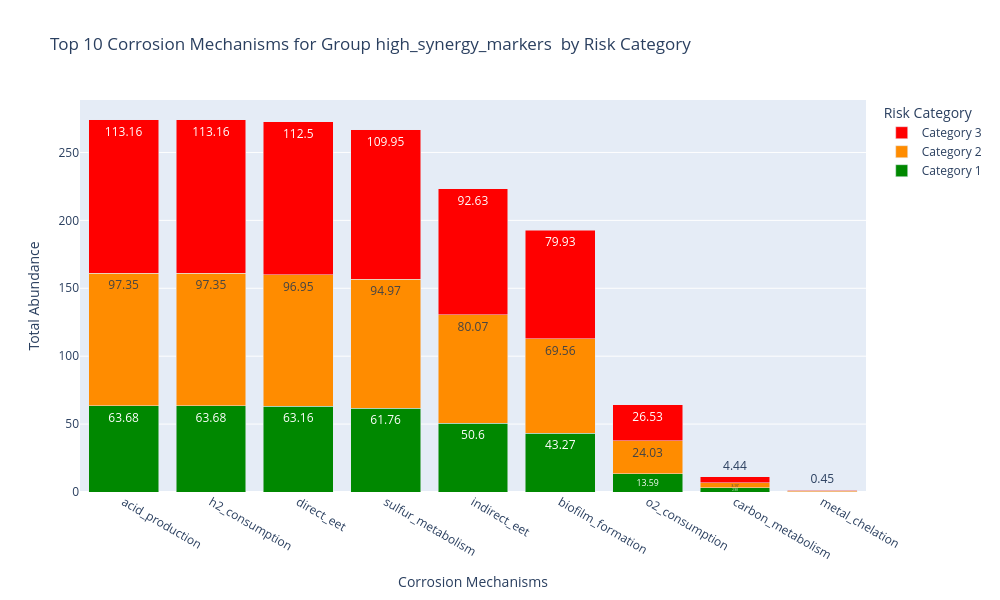

Source (notebook cell):
### Markdown cell above
## 3.6 Mechanism Distribution across Risk Category

### Code cell
def plot_mechanism_distribution(prioritized_markers, name):
    """
    Creates stacked bar charts showing mechanism distribution across risk categories.
    """
    # Define colors and categories
    category_colors = {
        1: '#008800',  # Dark green - Normal Operation
        2: '#FF8C00',  # Dark orange - Early Warning
        3: '#FF0000'   # Red - System Failure
    }

    categories_labels = {
        1: 'Normal Operation',
        2: 'Early Warning',
        3: 'System Failure'
    }

    # Process mechanism data
    mech_data = []

    for _, row in prioritized_markers.iterrows():
        if isinstance(row['corrosion_mechanisms'], str) and row['corrosion_mechanisms']:
            mechanisms = [m.strip() for m in row['corrosion_mechanisms'].split(';')]
            for mech in mechanisms:
                mech_data.append({
                    'corrosion_mechanisms': mech,
                    'Category 1': row['mean_cat1'],
                    'Category 2': row['mean_cat2'],
                    'Category 3': row['mean_cat3']
                })

    # Convert to DataFrame
    mech_df = pd.DataFrame(mech_data)

    # Group by mechanism
    grouped = mech_df.groupby('corrosion_mechanisms').agg({
        'Category 1': 'sum',
        'Category 2': 'sum',
        'Category 3': 'sum'
    }).reset_index()

    # Calculate total abundance and sort
    grouped['total'] = grouped['Category 1'] + grouped['Category 2'] + grouped['Category 3']
    grouped = grouped.sort_values('total', ascending=False).head(10)

    # Prepare data for stacked bar chart
    data = []

    for category, color in zip(['Category 1', 'Category 2', 'Category 3'], category_colors.values()):
        data.append(
            go.Bar(
                name=category,
                x=grouped['corrosion_mechanisms'],
                y=grouped[category],
                text=grouped[category].round(2),
                textposition='auto',
                marker_color=color
            )
        )

    # Create figure
    fig = go.Figure(data=data)

    # Update layout
    fig.update_layout(
        barmode='stack',
        title=f"Top 10 Corrosion Mechanisms for Group {name} by Risk Category",
        xaxis_title='Corrosion Mechanisms',
        yaxis_title='Total Abundance',
        legend_title='Risk Category',
        hovermode='x',
        height=600,
        width=1000
    )

    return fig
    plt.show()

plot_mechanism_distribution(high_synergy_markers , "high_synergy_markers ")

### Figure 1 — Plotly figure (JSON) as saved in the notebook; plotly's stock layout.template omitted (floating-point values rounded to 4 significant figures)
{"data": [{"marker": {"color": "#008800"}, "name": "Category 1", "text": [63.68, 63.68, 63.16, 61.76, 50.6, 43.27, 13.59, 2.98, 0.36], "textposition": "auto", "type": "bar", "x": ["acid_production", "h2_consumption", "direct_eet", "sulfur_metabolism", "indirect_eet", "biofilm_formation", "o2_consumption", "carbon_metabolism", "metal_chelation"], "y": [63.68, 63.68, 63.16, 61.76, 50.6, 43.27, 13.59, 2.979, 0.3554]}, {"marker": {"color": "#FF8C00"}, "name": "Category 2", "text": [97.35, 97.35, 96.95, 94.97, 80.07, 69.56, 24.03, 3.97, 0.64], "textposition": "auto", "type": "bar", "x": ["acid_production", "h2_consumption", "direct_eet", "sulfur_metabolism", "indirect_eet", "biofilm_formation", "o2_consumption", "carbon_metabolism", "metal_chelation"], "y": [97.35, 97.35, 96.95, 94.97, 80.07, 69.56, 24.03, 3.968, 0.6427]}, {"marker": {"color": "#FF0000"}, "name": "Category 3", "text": [113.2, 113.2, 112.5, 110.0, 92.63, 79.93, 26.53, 4.44, 0.45], "textposition": "auto", "type": "bar", "x": ["acid_production", "h2_consumption", "direct_eet", "sulfur_metabolism", "indirect_eet", "biofilm_formation", "o2_consumption", "carbon_metabolism", "metal_chelation"], "y": [113.2, 113.2, 112.5, 109.9, 92.63, 79.93, 26.53, 4.442, 0.4464]}], "layout": {"barmode": "stack", "height": 600, "hovermode": "x", "legend": {"title": {"text": "Risk Category"}}, "title": {"text": "Top 10 Corrosion Mechanisms for Group high_synergy_markers  by Risk Category"}, "width": 1000, "xaxis": {"title": {"text": "Corrosion Mechanisms"}}, "yaxis": {"title": {"text": "Total Abundance"}}}}
